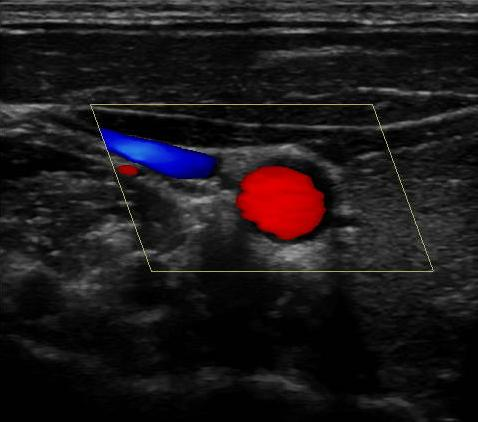
#> input picture Carotid.jpg, 478 x 422 px
$ python segmentation_experiments.py
#> lines starting #> are read from the running program, lines starting #| are printed output that depends on the picture; after the words box and inside, x2 and y2 are one past the last pixel; in counts of white or black regions, pixels touching at a corner belong together
import numpy as np
import cv2
from matplotlib import pyplot as plt

# Read in carotid image
carotid_img = cv2.imread("Carotid.jpg")
#> carotid_img is the input picture: shape (422, 478, 3); mean B, G, R 26, 24, 28.4
grayscale = cv2.cvtColor(carotid_img, cv2.COLOR_BGR2GRAY)
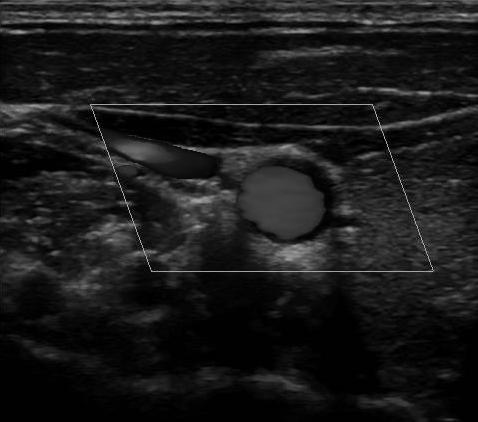
#> grayscale: shape (422, 478); min 0, max 212, mean 25.6

# Adaptive Thresholding
B1 = cv2.adaptiveThreshold(grayscale, maxValue = 255, adaptiveMethod = cv2.ADAPTIVE_THRESH_MEAN_C, thresholdType = cv2.THRESH_BINARY_INV, blockSize = 5,C = 15)
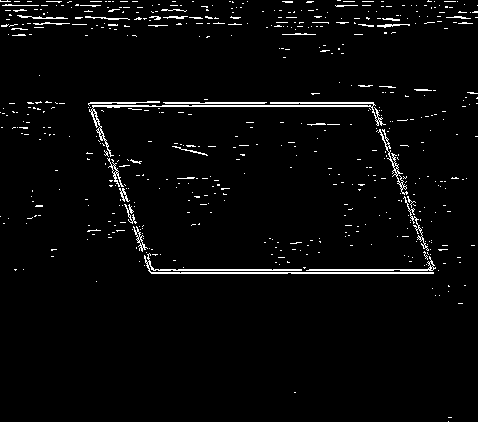
#> B1: shape (422, 478); 3.1% white in thin lines or dots
B2 = cv2.adaptiveThreshold(grayscale, maxValue = 255, adaptiveMethod = cv2.ADAPTIVE_THRESH_MEAN_C, thresholdType = cv2.THRESH_BINARY, blockSize = 5,C = 15)
#> B2: shape (422, 478); 96.9% white; black in thin lines or dots
B3 = cv2.adaptiveThreshold(grayscale, maxValue = 255, adaptiveMethod = cv2.ADAPTIVE_THRESH_GAUSSIAN_C, thresholdType = cv2.THRESH_BINARY_INV, blockSize = 5,C = 15)
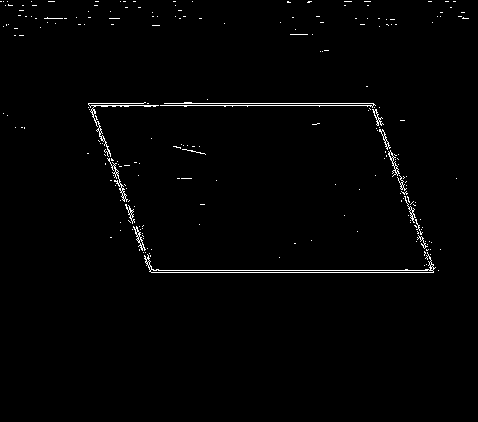
#> B3: shape (422, 478); 1.3% white in thin lines or dots, all inside (x1, y1, x2, y2) = (0, 1, 469, 273)
B4 = cv2.adaptiveThreshold(grayscale, maxValue = 255, adaptiveMethod = cv2.ADAPTIVE_THRESH_GAUSSIAN_C, thresholdType = cv2.THRESH_BINARY, blockSize = 5,C = 15)

# Storing images
images = [B1,B2,B3,B4]
# Titles
titles = ["Adaptive Mean - Binary Inv","Adaptive Mean - Binary","Adaptive Gaussian - Binary Inv","Adaptive Gaussian - Binary"]


cv2.imshow("grayscale",grayscale)
cv2.waitKey(0)
# Show Images
for i in xrange(4):
    plt.subplot(2,2,i+1),plt.imshow(images[i],'gray')
    plt.title(titles[i])
    plt.xticks([]),plt.yticks([])
plt.show()
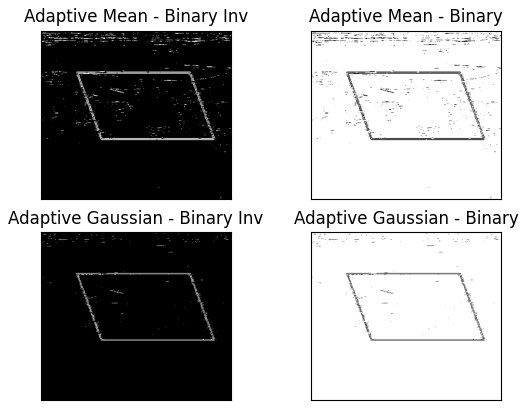
#> figure drawn by matplotlib, 4 panels
